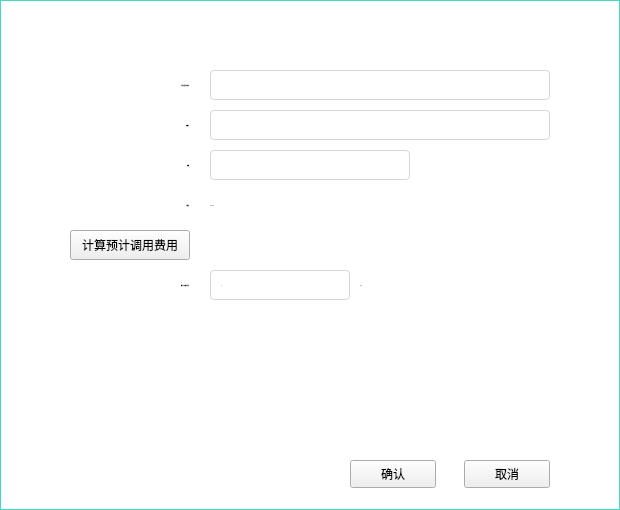
<?xml version="1.0" encoding="UTF-8"?>
<ui version="4.0">
 <class>CallDialog</class>
 <widget class="QDialog" name="CallDialog">
  <property name="enabled">
   <bool>true</bool>
  </property>
  <property name="geometry">
   <rect>
    <x>0</x>
    <y>0</y>
    <width>620</width>
    <height>510</height>
   </rect>
  </property>
  <property name="font">
   <font>
    <family>微软雅黑</family>
   </font>
  </property>
  <property name="windowTitle">
   <string>Dialog</string>
  </property>
  <property name="styleSheet">
   <string notr="true">#CallDialog{border:1px solid rgb(68,217,199);background-color:white;}
QLineEdit{border:1px solid rgb(214,214,214);border-radius:4px;padding: 0px 8px 0px 8px;font: 12px &quot;微软雅黑&quot;;}
QLabel{font: 12px &quot;微软雅黑&quot;;}</string>
  </property>
  <widget class="QLineEdit" name="contractLineEdit">
   <property name="geometry">
    <rect>
     <x>210</x>
     <y>70</y>
     <width>340</width>
     <height>30</height>
    </rect>
   </property>
   <property name="font">
    <font>
     <family>微软雅黑</family>
     <pointsize>-1</pointsize>
     <weight>50</weight>
     <italic>false</italic>
     <bold>false</bold>
    </font>
   </property>
  </widget>
  <widget class="QLabel" name="label">
   <property name="geometry">
    <rect>
     <x>50</x>
     <y>70</y>
     <width>140</width>
     <height>30</height>
    </rect>
   </property>
   <property name="font">
    <font>
     <family>微软雅黑</family>
     <pointsize>-1</pointsize>
     <weight>50</weight>
     <italic>false</italic>
     <bold>false</bold>
    </font>
   </property>
   <property name="styleSheet">
    <string notr="true"/>
   </property>
   <property name="text">
    <string>合约名或合约地址：</string>
   </property>
   <property name="alignment">
    <set>Qt::AlignRight|Qt::AlignTrailing|Qt::AlignVCenter</set>
   </property>
  </widget>
  <widget class="QLabel" name="label_2">
   <property name="geometry">
    <rect>
     <x>20</x>
     <y>5</y>
     <width>81</width>
     <height>30</height>
    </rect>
   </property>
   <property name="font">
    <font>
     <family>微软雅黑</family>
     <pointsize>-1</pointsize>
     <weight>50</weight>
     <italic>false</italic>
     <bold>false</bold>
    </font>
   </property>
   <property name="styleSheet">
    <string notr="true">font: 14px &quot;微软雅黑&quot;;
color: rgb(255, 255, 255);</string>
   </property>
   <property name="text">
    <string>调用合约</string>
   </property>
  </widget>
  <widget class="QLabel" name="label_3">
   <property name="geometry">
    <rect>
     <x>50</x>
     <y>110</y>
     <width>140</width>
     <height>30</height>
    </rect>
   </property>
   <property name="font">
    <font>
     <family>微软雅黑</family>
     <pointsize>-1</pointsize>
     <weight>50</weight>
     <italic>false</italic>
     <bold>false</bold>
    </font>
   </property>
   <property name="text">
    <string>函数名：</string>
   </property>
   <property name="alignment">
    <set>Qt::AlignRight|Qt::AlignTrailing|Qt::AlignVCenter</set>
   </property>
  </widget>
  <widget class="QComboBox" name="functionComboBox">
   <property name="geometry">
    <rect>
     <x>210</x>
     <y>110</y>
     <width>340</width>
     <height>30</height>
    </rect>
   </property>
   <property name="font">
    <font>
     <family>微软雅黑</family>
     <pointsize>-1</pointsize>
     <weight>50</weight>
     <italic>false</italic>
     <bold>false</bold>
    </font>
   </property>
   <property name="styleSheet">
    <string notr="true">QComboBox{border:1px solid rgb(214,214,214);border-radius:4px;
font: 12px &quot;微软雅黑&quot;;padding: 0px 8px 0px 8px;}
QComboBox::down-arrow {image: url(:pic2/downArrow.png);padding:0px 10px 0px 0px;}
QComboBox::drop-down {
    subcontrol-origin: padding;
    subcontrol-position: top right;
    border-left-width: 0px;
    border-top-right-radius: 4px; /* same radius as the QComboBox */
    border-bottom-right-radius: 4px;
}
QComboBox QAbstractItemView{
border:1px solid rgb(214,214,214);
selection-color:rgb(0,0,0);
outline: 0px;
}
QComboBox QAbstractItemView::item{min-height:30px;}
QComboBox QAbstractItemView::item:selected{background-color:rgb(235,235,241);padding:0px 8px 0px 8px;}
QComboBox QAbstractItemView::item:!selected{background-color:white;padding:0px 8px 0px 8px;}</string>
   </property>
  </widget>
  <widget class="QLabel" name="label_4">
   <property name="geometry">
    <rect>
     <x>50</x>
     <y>150</y>
     <width>140</width>
     <height>30</height>
    </rect>
   </property>
   <property name="font">
    <font>
     <family>微软雅黑</family>
     <pointsize>-1</pointsize>
     <weight>50</weight>
     <italic>false</italic>
     <bold>false</bold>
    </font>
   </property>
   <property name="text">
    <string>参数：</string>
   </property>
   <property name="alignment">
    <set>Qt::AlignRight|Qt::AlignTrailing|Qt::AlignVCenter</set>
   </property>
  </widget>
  <widget class="QLineEdit" name="parameterLineEdit">
   <property name="geometry">
    <rect>
     <x>210</x>
     <y>150</y>
     <width>200</width>
     <height>30</height>
    </rect>
   </property>
   <property name="font">
    <font>
     <family>微软雅黑</family>
     <pointsize>-1</pointsize>
     <weight>50</weight>
     <italic>false</italic>
     <bold>false</bold>
    </font>
   </property>
  </widget>
  <widget class="QToolButton" name="estimateBtn">
   <property name="geometry">
    <rect>
     <x>70</x>
     <y>230</y>
     <width>120</width>
     <height>30</height>
    </rect>
   </property>
   <property name="font">
    <font>
     <family>微软雅黑</family>
     <weight>50</weight>
     <italic>false</italic>
     <bold>false</bold>
    </font>
   </property>
   <property name="styleSheet">
    <string notr="true">font: 9pt &quot;微软雅黑&quot;;</string>
   </property>
   <property name="text">
    <string>计算预计调用费用</string>
   </property>
  </widget>
  <widget class="QLabel" name="costLabel">
   <property name="geometry">
    <rect>
     <x>210</x>
     <y>230</y>
     <width>131</width>
     <height>30</height>
    </rect>
   </property>
   <property name="font">
    <font>
     <family>微软雅黑</family>
     <pointsize>-1</pointsize>
     <weight>50</weight>
     <italic>false</italic>
     <bold>false</bold>
    </font>
   </property>
   <property name="text">
    <string/>
   </property>
  </widget>
  <widget class="QLabel" name="label_6">
   <property name="geometry">
    <rect>
     <x>50</x>
     <y>270</y>
     <width>140</width>
     <height>30</height>
    </rect>
   </property>
   <property name="font">
    <font>
     <family>微软雅黑</family>
     <pointsize>-1</pointsize>
     <weight>50</weight>
     <italic>false</italic>
     <bold>false</bold>
    </font>
   </property>
   <property name="text">
    <string>最大允许调用花费：</string>
   </property>
   <property name="alignment">
    <set>Qt::AlignRight|Qt::AlignTrailing|Qt::AlignVCenter</set>
   </property>
  </widget>
  <widget class="QLineEdit" name="maxCostLineEdit">
   <property name="geometry">
    <rect>
     <x>210</x>
     <y>270</y>
     <width>140</width>
     <height>30</height>
    </rect>
   </property>
   <property name="font">
    <font>
     <family>微软雅黑</family>
     <pointsize>-1</pointsize>
     <weight>50</weight>
     <italic>false</italic>
     <bold>false</bold>
    </font>
   </property>
   <property name="text">
    <string>0</string>
   </property>
  </widget>
  <widget class="QLabel" name="label_7">
   <property name="geometry">
    <rect>
     <x>360</x>
     <y>270</y>
     <width>61</width>
     <height>30</height>
    </rect>
   </property>
   <property name="font">
    <font>
     <family>微软雅黑</family>
     <pointsize>-1</pointsize>
     <weight>50</weight>
     <italic>false</italic>
     <bold>false</bold>
    </font>
   </property>
   <property name="text">
    <string>ALP</string>
   </property>
   <property name="alignment">
    <set>Qt::AlignLeading|Qt::AlignLeft|Qt::AlignVCenter</set>
   </property>
  </widget>
  <widget class="QToolButton" name="okBtn">
   <property name="enabled">
    <bool>true</bool>
   </property>
   <property name="geometry">
    <rect>
     <x>350</x>
     <y>460</y>
     <width>86</width>
     <height>28</height>
    </rect>
   </property>
   <property name="font">
    <font>
     <family>微软雅黑</family>
     <weight>50</weight>
     <italic>false</italic>
     <bold>false</bold>
    </font>
   </property>
   <property name="styleSheet">
    <string notr="true">font: 9pt &quot;微软雅黑&quot;;</string>
   </property>
   <property name="text">
    <string>确认</string>
   </property>
  </widget>
  <widget class="QLabel" name="label_5">
   <property name="geometry">
    <rect>
     <x>50</x>
     <y>190</y>
     <width>140</width>
     <height>30</height>
    </rect>
   </property>
   <property name="font">
    <font>
     <family>微软雅黑</family>
     <pointsize>-1</pointsize>
     <weight>50</weight>
     <italic>false</italic>
     <bold>false</bold>
    </font>
   </property>
   <property name="text">
    <string>手续费：</string>
   </property>
   <property name="alignment">
    <set>Qt::AlignRight|Qt::AlignTrailing|Qt::AlignVCenter</set>
   </property>
  </widget>
  <widget class="QLabel" name="label_8">
   <property name="geometry">
    <rect>
     <x>210</x>
     <y>190</y>
     <width>80</width>
     <height>30</height>
    </rect>
   </property>
   <property name="font">
    <font>
     <family>微软雅黑</family>
     <pointsize>-1</pointsize>
     <weight>50</weight>
     <italic>false</italic>
     <bold>false</bold>
    </font>
   </property>
   <property name="text">
    <string>0.01 ALP</string>
   </property>
   <property name="alignment">
    <set>Qt::AlignLeading|Qt::AlignLeft|Qt::AlignVCenter</set>
   </property>
  </widget>
  <widget class="QToolButton" name="closeBtn">
   <property name="geometry">
    <rect>
     <x>589</x>
     <y>12</y>
     <width>16</width>
     <height>16</height>
    </rect>
   </property>
   <property name="font">
    <font>
     <family>微软雅黑</family>
    </font>
   </property>
   <property name="cursor">
    <cursorShape>PointingHandCursor</cursorShape>
   </property>
   <property name="styleSheet">
    <string notr="true">QToolButton{background-image:url(:pic2/close5.png);background-repeat: repeat-xy;background-position: center;background-attachment: fixed;background-clip: padding;border-style: flat;}</string>
   </property>
   <property name="text">
    <string/>
   </property>
  </widget>
  <widget class="QToolButton" name="cancelBtn">
   <property name="enabled">
    <bool>true</bool>
   </property>
   <property name="geometry">
    <rect>
     <x>464</x>
     <y>460</y>
     <width>86</width>
     <height>28</height>
    </rect>
   </property>
   <property name="font">
    <font>
     <family>微软雅黑</family>
     <weight>50</weight>
     <italic>false</italic>
     <bold>false</bold>
    </font>
   </property>
   <property name="styleSheet">
    <string notr="true">font: 9pt &quot;微软雅黑&quot;;</string>
   </property>
   <property name="text">
    <string>取消</string>
   </property>
  </widget>
 </widget>
 <resources/>
 <connections/>
</ui>
